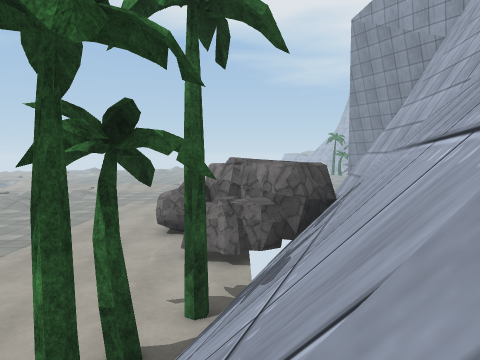
View 1 (above)

24 first-person views from a walk through a Unity game level. The camera is 0.59 m above the floor, tilts 4° down and sees 70° across. The floor is counted in squares, 1 m on a side. Each view is taken from the middle of a square. On the plan, view 1 faces up. The plan holds only what a view shows up to about 10 squares ahead; the rest is blank. The place goes on beyond the plan. Some animated figures are not drawn. Surface patterns are stand-ins for the level's own textures.

View 2
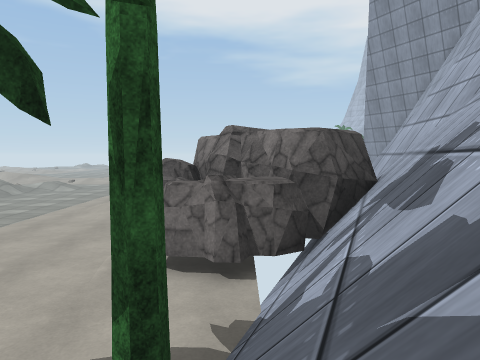

View 3
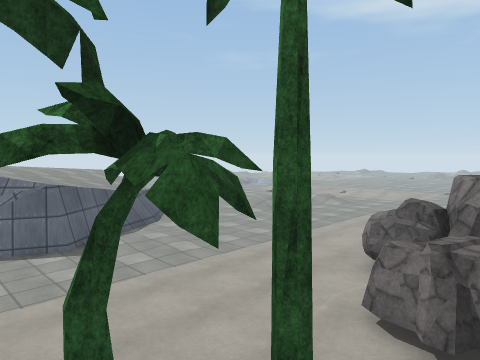

View 4
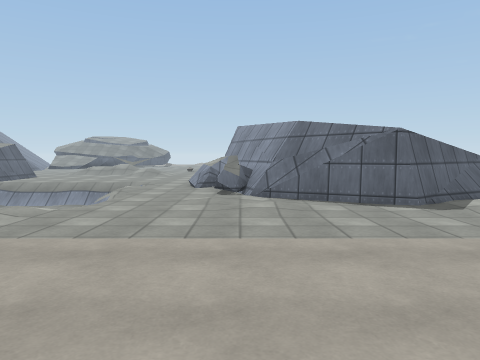

View 5
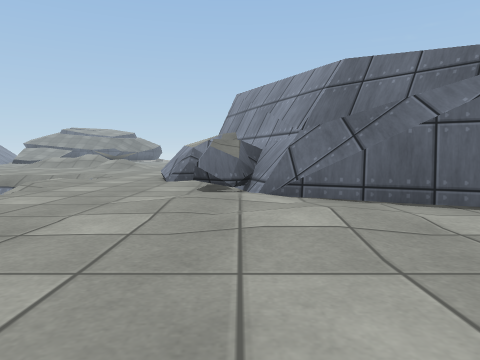

View 6
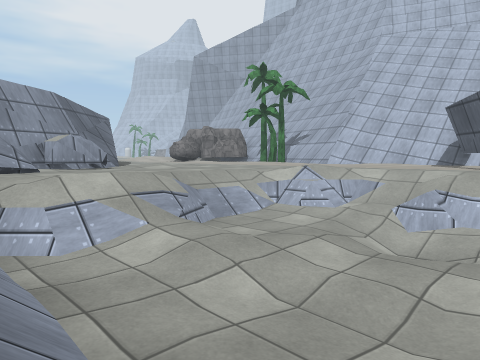

View 7
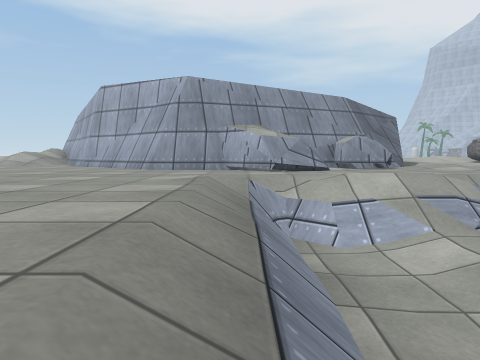

View 8
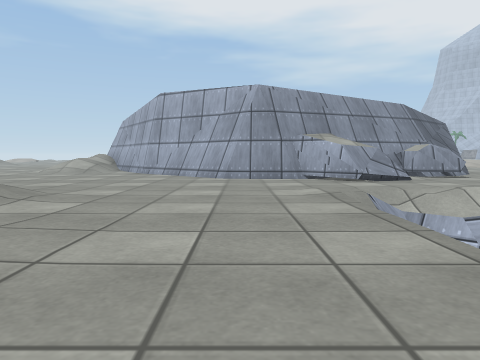

View 9
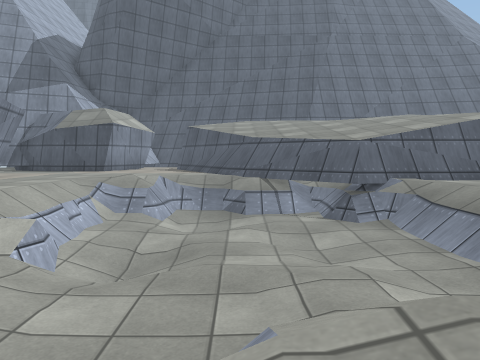

View 10
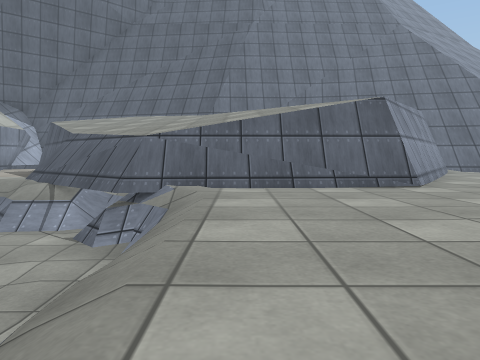

View 11
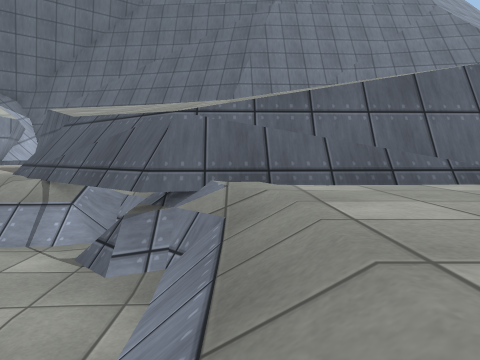

View 12
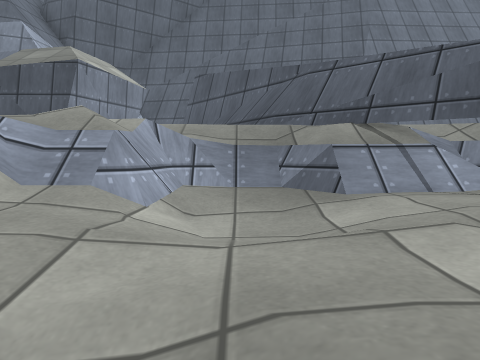

View 13
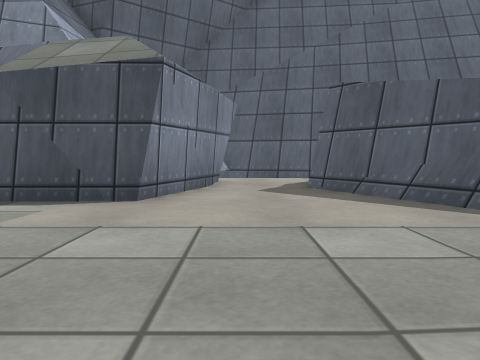

View 14
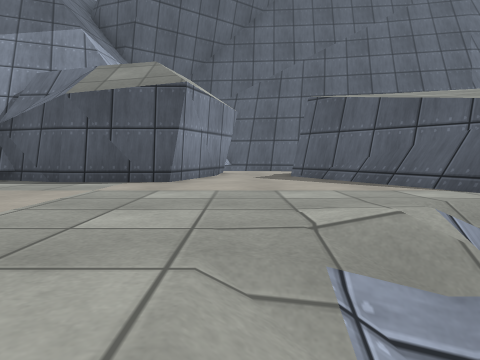

View 15
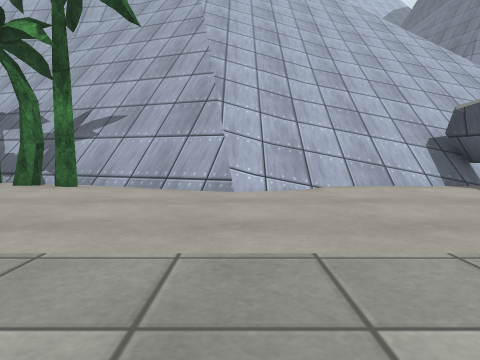

View 16
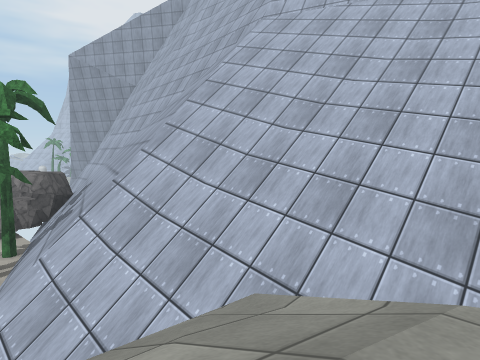

View 17
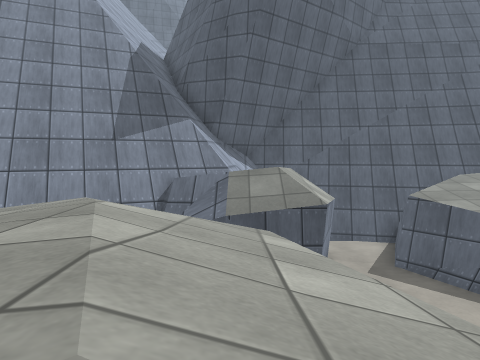

View 18
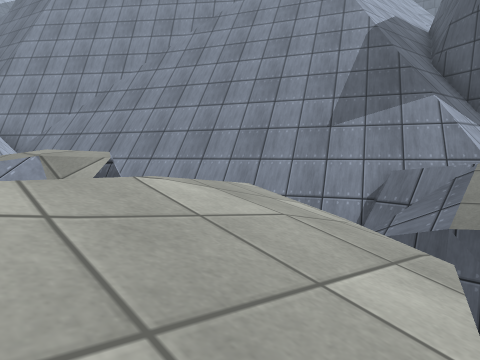

View 19
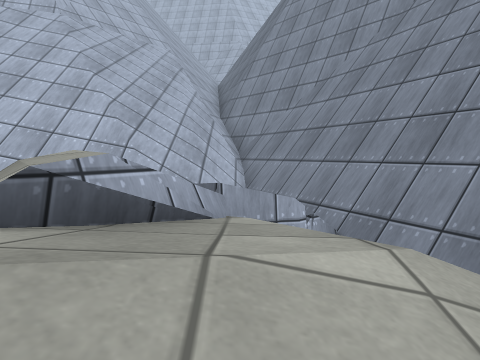

View 20
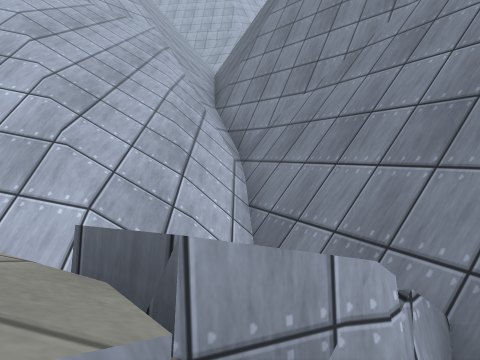

View 21
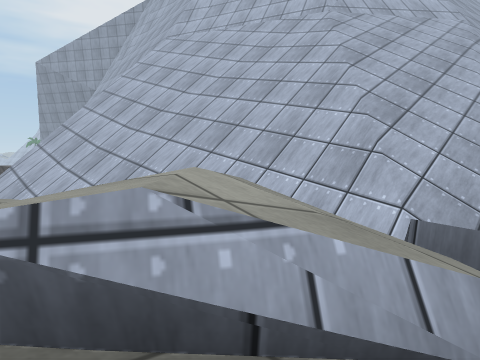

View 22
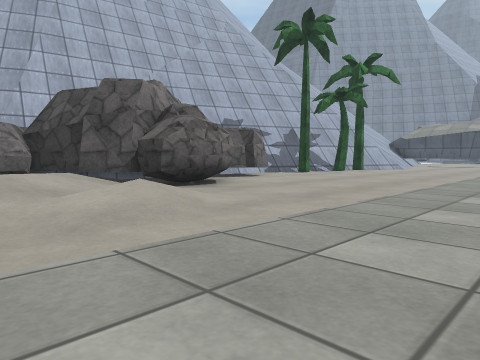

View 23
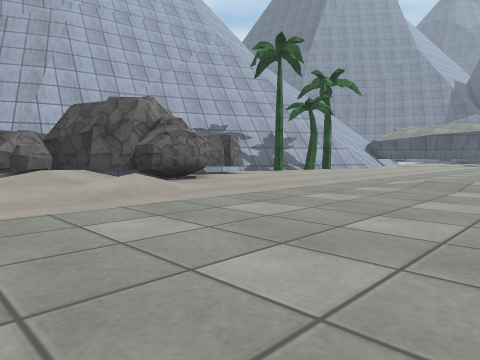

View 24
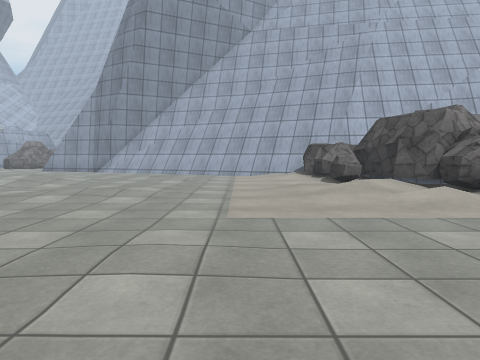

### Floor plan
Key: @ floor where view 1 was taken; # wall or solid block; . main floor; - floor 0.65 m lower than the main floor; _ floor 1 m lower than the main floor; : floor 1.25 m higher than the main floor; < floor 1.3 m lower than the main floor; + floor 1.6 m higher than the main floor; * floor 1.9 m higher than the main floor; % floor 2.2 m higher than the main floor; & floor 2.55 m higher than the main floor; / step, stairs or slope; = window, fence, low wall or low ledge; ^ raised ledge; v drop or lower ground; R rock; T tree; B boulder; O other object.
Columns run from 21 left of view 1 to 10 right of it. Each row starts with its distance up from view 1.
 22                ....
 21               ......
 20             ........
 19            .........
 18           /.........
 17            .....
 16            .....
 15            .....      B
 14            .....     BB
 13             ....    RRRRO#
 12             ....  BBB R  ##
 11             ....   BBR R//#
 10             ....     RRR//#
  9           # ....      R///##
  8           ##....     RR///##
  7            #....     //////
  6            #....     /////
  5          ^=#....    T////
  4         ##=.....    T////
  3       ###= .....   T////
  2 ..######^=......   .////
  1 ...####=........   ///////
  0 ......=.........   //@/////
 -1 ................   /////////
 -2 ....../..////...   ./////////
 -3 ...../=//=_//..    .//////////
 -4 ...../__-__-/=..    //////////
 -5  ..../__--_/-/..   //#////////
 -6  ..../____//=/..   //  //////
 -7  ..../__<_////  / &&%  ////////
 -8 ...../______=/.//&      ///////
 -9 ...../#=__<=//.//&&     ////////
-10 ########/=_=/..///&///  ////////
-11 #*////:##//=....//&=/#= //////v
-12   *///::##......///%*=/  //==v=
-13    *//+::v=......///  v=#######
-14      /*++:==   ..//  =###
-15       ***+/=  #####=^###
-16         ***#  #   ##^
-17         ***O  #   #
-18         %/
-19            ###
-20       ###=##

Positions as (right, up) in squares from view 1, and headings:
1: (0, 0), facing up
2: (0, 3), facing up
3: (1, 3), facing up-left
4: (-1, 2), facing left
5: (-6, 2), facing left
6: (-16, -8), facing up-right
7: (-16, -8), facing up
8: (-18, -8), facing up
9: (-12, -1), facing down
10: (-17, -3), facing down
11: (-16, -5), facing down
12: (-11, -6), facing down
13: (-8, -10), facing down
14: (-8, -8), facing down
15: (-8, 0), facing right
16: (-3, -7), facing up-right
17: (-5, -7), facing down
18: (-6, -9), facing down-right
19: (-4, -12), facing right
20: (-1, -12), facing right
21: (-2, -12), facing up-right
22: (-8, 16), facing down-right
23: (-10, 17), facing down-right
24: (-11, 18), facing right
